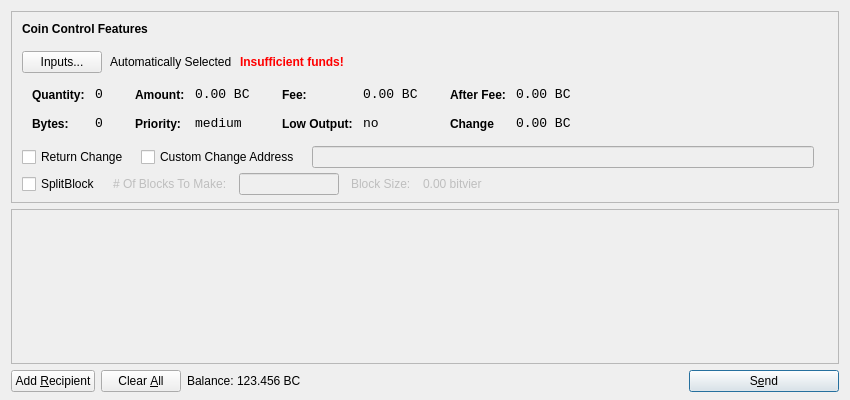
<?xml version="1.0" encoding="UTF-8"?>
<ui version="4.0">
 <class>SendCoinsDialog</class>
 <widget class="QDialog" name="SendCoinsDialog">
  <property name="geometry">
   <rect>
    <x>0</x>
    <y>0</y>
    <width>850</width>
    <height>400</height>
   </rect>
  </property>
  <property name="windowTitle">
   <string>Send Coins</string>
  </property>
  <layout class="QVBoxLayout" name="verticalLayout" stretch="0,1,0">
   <property name="bottomMargin">
    <number>8</number>
   </property>
   <item>
    <widget class="QFrame" name="frameCoinControl">
     <property name="sizePolicy">
      <sizepolicy hsizetype="Expanding" vsizetype="Expanding">
       <horstretch>0</horstretch>
       <verstretch>0</verstretch>
      </sizepolicy>
     </property>
     <property name="maximumSize">
      <size>
       <width>16777215</width>
       <height>16777215</height>
      </size>
     </property>
     <property name="frameShape">
      <enum>QFrame::StyledPanel</enum>
     </property>
     <property name="frameShadow">
      <enum>QFrame::Sunken</enum>
     </property>
     <layout class="QVBoxLayout" name="verticalLayoutCoinControl2">
      <property name="spacing">
       <number>-1</number>
      </property>
      <property name="leftMargin">
       <number>0</number>
      </property>
      <property name="topMargin">
       <number>0</number>
      </property>
      <property name="rightMargin">
       <number>0</number>
      </property>
      <property name="bottomMargin">
       <number>6</number>
      </property>
      <item>
       <layout class="QVBoxLayout" name="verticalLayoutCoinControl" stretch="0,0,0,0,1">
        <property name="spacing">
         <number>0</number>
        </property>
        <property name="leftMargin">
         <number>10</number>
        </property>
        <property name="topMargin">
         <number>10</number>
        </property>
        <item>
         <layout class="QHBoxLayout" name="horizontalLayoutCoinControl1">
          <property name="bottomMargin">
           <number>15</number>
          </property>
          <item>
           <widget class="QLabel" name="labelCoinControlFeatures">
            <property name="sizePolicy">
             <sizepolicy hsizetype="Preferred" vsizetype="Maximum">
              <horstretch>0</horstretch>
              <verstretch>0</verstretch>
             </sizepolicy>
            </property>
            <property name="font">
             <font>
              <weight>75</weight>
              <bold>true</bold>
             </font>
            </property>
            <property name="styleSheet">
             <string notr="true">font-weight:bold;</string>
            </property>
            <property name="text">
             <string>Coin Control Features</string>
            </property>
           </widget>
          </item>
         </layout>
        </item>
        <item>
         <layout class="QHBoxLayout" name="horizontalLayoutCoinControl2" stretch="0,0,0,0">
          <property name="spacing">
           <number>8</number>
          </property>
          <property name="bottomMargin">
           <number>10</number>
          </property>
          <item>
           <widget class="QPushButton" name="pushButtonCoinControl">
            <property name="styleSheet">
             <string notr="true"/>
            </property>
            <property name="text">
             <string>Inputs...</string>
            </property>
           </widget>
          </item>
          <item>
           <widget class="QLabel" name="labelCoinControlAutomaticallySelected">
            <property name="text">
             <string>Automatically Selected</string>
            </property>
            <property name="margin">
             <number>5</number>
            </property>
           </widget>
          </item>
          <item>
           <widget class="QLabel" name="labelCoinControlInsuffFunds">
            <property name="font">
             <font>
              <weight>75</weight>
              <bold>true</bold>
             </font>
            </property>
            <property name="styleSheet">
             <string notr="true">color:red;font-weight:bold;</string>
            </property>
            <property name="text">
             <string>Insufficient funds!</string>
            </property>
            <property name="margin">
             <number>5</number>
            </property>
           </widget>
          </item>
          <item>
           <spacer name="horizontalSpacerCoinControl">
            <property name="orientation">
             <enum>Qt::Horizontal</enum>
            </property>
            <property name="sizeHint" stdset="0">
             <size>
              <width>40</width>
              <height>1</height>
             </size>
            </property>
           </spacer>
          </item>
         </layout>
        </item>
        <item>
         <widget class="QWidget" name="widgetCoinControl" native="true">
          <property name="sizePolicy">
           <sizepolicy hsizetype="Preferred" vsizetype="Preferred">
            <horstretch>0</horstretch>
            <verstretch>0</verstretch>
           </sizepolicy>
          </property>
          <property name="minimumSize">
           <size>
            <width>0</width>
            <height>0</height>
           </size>
          </property>
          <property name="styleSheet">
           <string notr="true"/>
          </property>
          <layout class="QHBoxLayout" name="horizontalLayoutCoinControl5">
           <property name="margin">
            <number>0</number>
           </property>
           <item>
            <layout class="QHBoxLayout" name="horizontalLayoutCoinControl3" stretch="0,0,0,1">
             <property name="spacing">
              <number>20</number>
             </property>
             <property name="topMargin">
              <number>0</number>
             </property>
             <property name="bottomMargin">
              <number>10</number>
             </property>
             <item>
              <layout class="QFormLayout" name="formLayoutCoinControl1">
               <property name="horizontalSpacing">
                <number>10</number>
               </property>
               <property name="verticalSpacing">
                <number>14</number>
               </property>
               <property name="leftMargin">
                <number>10</number>
               </property>
               <property name="topMargin">
                <number>4</number>
               </property>
               <property name="rightMargin">
                <number>6</number>
               </property>
               <item row="0" column="0">
                <widget class="QLabel" name="labelCoinControlQuantityText">
                 <property name="styleSheet">
                  <string notr="true">font-weight:bold;</string>
                 </property>
                 <property name="text">
                  <string>Quantity:</string>
                 </property>
                 <property name="margin">
                  <number>0</number>
                 </property>
                </widget>
               </item>
               <item row="0" column="1">
                <widget class="QLabel" name="labelCoinControlQuantity">
                 <property name="font">
                  <font>
                   <family>Monospace</family>
                   <pointsize>10</pointsize>
                  </font>
                 </property>
                 <property name="cursor">
                  <cursorShape>IBeamCursor</cursorShape>
                 </property>
                 <property name="contextMenuPolicy">
                  <enum>Qt::ActionsContextMenu</enum>
                 </property>
                 <property name="text">
                  <string>0</string>
                 </property>
                 <property name="margin">
                  <number>0</number>
                 </property>
                 <property name="textInteractionFlags">
                  <set>Qt::LinksAccessibleByMouse|Qt::TextSelectableByKeyboard|Qt::TextSelectableByMouse</set>
                 </property>
                </widget>
               </item>
               <item row="1" column="0">
                <widget class="QLabel" name="labelCoinControlBytesText">
                 <property name="styleSheet">
                  <string notr="true">font-weight:bold;</string>
                 </property>
                 <property name="text">
                  <string>Bytes:</string>
                 </property>
                </widget>
               </item>
               <item row="1" column="1">
                <widget class="QLabel" name="labelCoinControlBytes">
                 <property name="font">
                  <font>
                   <family>Monospace</family>
                   <pointsize>10</pointsize>
                  </font>
                 </property>
                 <property name="cursor">
                  <cursorShape>IBeamCursor</cursorShape>
                 </property>
                 <property name="contextMenuPolicy">
                  <enum>Qt::ActionsContextMenu</enum>
                 </property>
                 <property name="text">
                  <string>0</string>
                 </property>
                 <property name="textInteractionFlags">
                  <set>Qt::LinksAccessibleByMouse|Qt::TextSelectableByKeyboard|Qt::TextSelectableByMouse</set>
                 </property>
                </widget>
               </item>
              </layout>
             </item>
             <item>
              <layout class="QFormLayout" name="formLayoutCoinControl2">
               <property name="horizontalSpacing">
                <number>10</number>
               </property>
               <property name="verticalSpacing">
                <number>14</number>
               </property>
               <property name="leftMargin">
                <number>6</number>
               </property>
               <property name="topMargin">
                <number>4</number>
               </property>
               <property name="rightMargin">
                <number>6</number>
               </property>
               <item row="0" column="0">
                <widget class="QLabel" name="labelCoinControlAmountText">
                 <property name="styleSheet">
                  <string notr="true">font-weight:bold;</string>
                 </property>
                 <property name="text">
                  <string>Amount:</string>
                 </property>
                 <property name="margin">
                  <number>0</number>
                 </property>
                </widget>
               </item>
               <item row="0" column="1">
                <widget class="QLabel" name="labelCoinControlAmount">
                 <property name="font">
                  <font>
                   <family>Monospace</family>
                   <pointsize>10</pointsize>
                  </font>
                 </property>
                 <property name="cursor">
                  <cursorShape>IBeamCursor</cursorShape>
                 </property>
                 <property name="contextMenuPolicy">
                  <enum>Qt::ActionsContextMenu</enum>
                 </property>
                 <property name="text">
                  <string>0.00 BC</string>
                 </property>
                 <property name="textInteractionFlags">
                  <set>Qt::LinksAccessibleByMouse|Qt::TextSelectableByKeyboard|Qt::TextSelectableByMouse</set>
                 </property>
                </widget>
               </item>
               <item row="1" column="0">
                <widget class="QLabel" name="labelCoinControlPriorityText">
                 <property name="styleSheet">
                  <string notr="true">font-weight:bold;</string>
                 </property>
                 <property name="text">
                  <string>Priority:</string>
                 </property>
                </widget>
               </item>
               <item row="1" column="1">
                <widget class="QLabel" name="labelCoinControlPriority">
                 <property name="font">
                  <font>
                   <family>Monospace</family>
                   <pointsize>10</pointsize>
                  </font>
                 </property>
                 <property name="cursor">
                  <cursorShape>IBeamCursor</cursorShape>
                 </property>
                 <property name="contextMenuPolicy">
                  <enum>Qt::ActionsContextMenu</enum>
                 </property>
                 <property name="text">
                  <string>medium</string>
                 </property>
                 <property name="textInteractionFlags">
                  <set>Qt::LinksAccessibleByMouse|Qt::TextSelectableByKeyboard|Qt::TextSelectableByMouse</set>
                 </property>
                </widget>
               </item>
              </layout>
             </item>
             <item>
              <layout class="QFormLayout" name="formLayoutCoinControl3">
               <property name="horizontalSpacing">
                <number>10</number>
               </property>
               <property name="verticalSpacing">
                <number>14</number>
               </property>
               <property name="leftMargin">
                <number>6</number>
               </property>
               <property name="topMargin">
                <number>4</number>
               </property>
               <property name="rightMargin">
                <number>6</number>
               </property>
               <item row="0" column="0">
                <widget class="QLabel" name="labelCoinControlFeeText">
                 <property name="styleSheet">
                  <string notr="true">font-weight:bold;</string>
                 </property>
                 <property name="text">
                  <string>Fee:</string>
                 </property>
                 <property name="margin">
                  <number>0</number>
                 </property>
                </widget>
               </item>
               <item row="0" column="1">
                <widget class="QLabel" name="labelCoinControlFee">
                 <property name="font">
                  <font>
                   <family>Monospace</family>
                   <pointsize>10</pointsize>
                  </font>
                 </property>
                 <property name="cursor">
                  <cursorShape>IBeamCursor</cursorShape>
                 </property>
                 <property name="contextMenuPolicy">
                  <enum>Qt::ActionsContextMenu</enum>
                 </property>
                 <property name="text">
                  <string>0.00 BC</string>
                 </property>
                 <property name="textInteractionFlags">
                  <set>Qt::LinksAccessibleByMouse|Qt::TextSelectableByKeyboard|Qt::TextSelectableByMouse</set>
                 </property>
                </widget>
               </item>
               <item row="1" column="0">
                <widget class="QLabel" name="labelCoinControlLowOutputText">
                 <property name="styleSheet">
                  <string notr="true">font-weight:bold;</string>
                 </property>
                 <property name="text">
                  <string>Low Output:</string>
                 </property>
                </widget>
               </item>
               <item row="1" column="1">
                <widget class="QLabel" name="labelCoinControlLowOutput">
                 <property name="font">
                  <font>
                   <family>Monospace</family>
                   <pointsize>10</pointsize>
                  </font>
                 </property>
                 <property name="cursor">
                  <cursorShape>IBeamCursor</cursorShape>
                 </property>
                 <property name="contextMenuPolicy">
                  <enum>Qt::ActionsContextMenu</enum>
                 </property>
                 <property name="text">
                  <string>no</string>
                 </property>
                 <property name="textInteractionFlags">
                  <set>Qt::LinksAccessibleByMouse|Qt::TextSelectableByKeyboard|Qt::TextSelectableByMouse</set>
                 </property>
                </widget>
               </item>
              </layout>
             </item>
             <item>
              <layout class="QFormLayout" name="formLayoutCoinControl4">
			   <property name="fieldGrowthPolicy"> 
                <enum>QFormLayout::AllNonFixedFieldsGrow</enum> 
               </property>
               <property name="horizontalSpacing">
                <number>10</number>
               </property>
               <property name="verticalSpacing">
                <number>14</number>
               </property>
               <property name="leftMargin">
                <number>6</number>
               </property>
               <property name="topMargin">
                <number>4</number>
               </property>
               <property name="rightMargin">
                <number>6</number>
               </property>
               <item row="0" column="0">
                <widget class="QLabel" name="labelCoinControlAfterFeeText">
                 <property name="styleSheet">
                  <string notr="true">font-weight:bold;</string>
                 </property>
                 <property name="text">
                  <string>After Fee:</string>
                 </property>
                 <property name="margin">
                  <number>0</number>
                 </property>
                </widget>
               </item>
               <item row="0" column="1">
                <widget class="QLabel" name="labelCoinControlAfterFee">
                 <property name="font">
                  <font>
                   <family>Monospace</family>
                   <pointsize>10</pointsize>
                  </font>
                 </property>
                 <property name="cursor">
                  <cursorShape>IBeamCursor</cursorShape>
                 </property>
                 <property name="contextMenuPolicy">
                  <enum>Qt::ActionsContextMenu</enum>
                 </property>
                 <property name="text">
                  <string>0.00 BC</string>
                 </property>
                 <property name="textInteractionFlags">
                  <set>Qt::LinksAccessibleByMouse|Qt::TextSelectableByKeyboard|Qt::TextSelectableByMouse</set>
                 </property>
                </widget>
               </item>
               <item row="1" column="0">
                <widget class="QLabel" name="labelCoinControlChangeText">
                 <property name="styleSheet">
                  <string notr="true">font-weight:bold;</string>
                 </property>
                 <property name="text">
                  <string>Change</string>
                 </property>
                </widget>
               </item>
               <item row="1" column="1">
                <widget class="QLabel" name="labelCoinControlChange">
                 <property name="font">
                  <font>
                   <family>Monospace</family>
                   <pointsize>10</pointsize>
                  </font>
                 </property>
                 <property name="cursor">
                  <cursorShape>IBeamCursor</cursorShape>
                 </property>
                 <property name="contextMenuPolicy">
                  <enum>Qt::ActionsContextMenu</enum>
                 </property>
                 <property name="text">
                  <string>0.00 BC</string>
                 </property>
                 <property name="textInteractionFlags">
                  <set>Qt::LinksAccessibleByMouse|Qt::TextSelectableByKeyboard|Qt::TextSelectableByMouse</set>
                 </property>
                </widget>
               </item>
              </layout>
             </item>
            </layout>
           </item>
          </layout>
         </widget>
        </item>
        <item>
         <layout class="QHBoxLayout" name="horizontalLayoutCoinControl4" stretch="0,0,0,0">
          <property name="spacing">
           <number>12</number>
          </property>
          <property name="sizeConstraint">
           <enum>QLayout::SetDefaultConstraint</enum>
          </property>
          <property name="topMargin">
           <number>5</number>
          </property>
          <property name="rightMargin">
           <number>5</number>
          </property>
          <item>
		  <widget class="QCheckBox" name="returnChangeCheckBox">
 		  <property name="text">
 		  <string>Return Change</string>
 		  </property>
		  </widget>
 		  </item>
 		  <item>		  
           <widget class="QCheckBox" name="checkBoxCoinControlChange">
            <property name="text">
             <string>Custom Change Address</string>
            </property>
           </widget>
          </item>
          <item>
           <widget class="QLineEdit" name="lineEditCoinControlChange">
            <property name="enabled">
             <bool>false</bool>
            </property>
            <property name="sizePolicy">
             <sizepolicy hsizetype="Expanding" vsizetype="Fixed">
              <horstretch>0</horstretch>
              <verstretch>0</verstretch>
             </sizepolicy>
            </property>
           </widget>
          </item>
          <item>
           <widget class="QLabel" name="labelCoinControlChangeLabel">
            <property name="sizePolicy">
             <sizepolicy hsizetype="Preferred" vsizetype="Expanding">
              <horstretch>0</horstretch>
              <verstretch>0</verstretch>
             </sizepolicy>
            </property>
            <property name="minimumSize">
             <size>
              <width>0</width>
              <height>0</height>
             </size>
            </property>
            <property name="text">
             <string/>
            </property>
            <property name="margin">
             <number>3</number>
            </property>
           </widget>
          </item>
         </layout>
        </item>
        <item>
         <layout class="QHBoxLayout" name="horizontalLayoutCoinControl4a" stretch="0,0,0,0">
          <property name="alignment" >
         <set>Qt::AlignLeft</set>
          </property>
          <property name="spacing">
           <number>12</number>
          </property>
          <property name="sizeConstraint">
           <enum>QLayout::SetDefaultConstraint</enum>
          </property>
          <property name="topMargin">
           <number>5</number>
          </property>
          <property name="rightMargin">
           <number>5</number>
          </property>
           <item> 
           <widget class="QCheckBox" name="splitBlockCheckBox"> 
            <property name="text"> 
             <string>SplitBlock</string> 
            </property> 
           </widget> 
          </item> 
          <item> 
           <widget class="QLabel" name="labelBlocksToMakeText"> 
            <property name="enabled"> 
             <bool>false</bool> 
            </property> 
            <property name="text"> 
             <string># Of Blocks To Make:</string> 
            </property> 
           </widget> 
          </item>
          <item> 
           <widget class="QLineEdit" name="splitBlockLineEdit"> 
            <property name="enabled"> 
             <bool>false</bool> 
            </property> 
            <property name="sizePolicy"> 
             <sizepolicy hsizetype="Fixed" vsizetype="Fixed"> 
              <horstretch>0</horstretch> 
              <verstretch>0</verstretch> 
             </sizepolicy> 
            </property> 
            <property name="maximumSize"> 
             <size> 
              <width>100</width> 
              <height>16777215</height> 
             </size> 
            </property> 
           </widget> 
          </item> 
          <item> 
           <widget class="QLabel" name="labelBlockSizeText"> 
            <property name="enabled"> 
             <bool>false</bool> 
            </property> 
            <property name="text"> 
             <string>Block Size:</string> 
            </property> 
           </widget> 
          </item> 
          <item> 
           <widget class="QLabel" name="labelBlockSize"> 
            <property name="enabled"> 
             <bool>false</bool> 
            </property> 
            <property name="text"> 
             <string>0.00 bitvier</string> 
            </property>
           </widget> 
           </item>
         </layout>
        </item>
        <item>		
         <spacer name="verticalSpacerCoinControl">
          <property name="orientation">
           <enum>Qt::Vertical</enum>
          </property>
          <property name="sizeHint" stdset="0">
           <size>
            <width>800</width>
            <height>1</height>
           </size>
          </property>
         </spacer>
        </item>
       </layout>
      </item>
     </layout>
    </widget>
   </item>
   <item>
    <widget class="QScrollArea" name="scrollArea">
     <property name="widgetResizable">
      <bool>true</bool>
     </property>
     <widget class="QWidget" name="scrollAreaWidgetContents">
      <property name="geometry">
       <rect>
        <x>0</x>
        <y>0</y>
        <width>830</width>
		<height>172</height>
       </rect>
      </property>
      <layout class="QVBoxLayout" name="verticalLayout_2">
       <property name="margin">
        <number>0</number>
       </property>
       <item>
        <layout class="QVBoxLayout" name="entries">
         <property name="spacing">
          <number>6</number>
         </property>
        </layout>
       </item>
       <item>
        <spacer name="verticalSpacer">
         <property name="orientation">
          <enum>Qt::Vertical</enum>
         </property>
         <property name="sizeHint" stdset="0">
          <size>
           <width>20</width>
           <height>40</height>
          </size>
         </property>
        </spacer>
       </item>
      </layout>
     </widget>
    </widget>
   </item>
   <item>
    <layout class="QHBoxLayout" name="horizontalLayout">
     <item>
      <widget class="QPushButton" name="addButton">
       <property name="toolTip">
        <string>Send to multiple recipients at once</string>
       </property>
       <property name="text">
        <string>Add &amp;Recipient</string>
       </property>
       <property name="icon">
        <iconset resource="../bitcoin.qrc">
         <normaloff>:/icons/add</normaloff>:/icons/add</iconset>
       </property>
       <property name="autoDefault">
        <bool>false</bool>
       </property>
      </widget>
     </item>
     <item>
      <widget class="QPushButton" name="clearButton">
       <property name="sizePolicy">
        <sizepolicy hsizetype="Minimum" vsizetype="Fixed">
         <horstretch>0</horstretch>
         <verstretch>0</verstretch>
        </sizepolicy>
       </property>
       <property name="toolTip">
        <string>Remove all transaction fields</string>
       </property>
       <property name="text">
        <string>Clear &amp;All</string>
       </property>
       <property name="icon">
        <iconset resource="../bitcoin.qrc">
         <normaloff>:/icons/remove</normaloff>:/icons/remove</iconset>
       </property>
       <property name="autoRepeatDelay">
        <number>300</number>
       </property>
       <property name="autoDefault">
        <bool>false</bool>
       </property>
      </widget>
     </item>
     <item>
      <layout class="QHBoxLayout" name="horizontalLayout_2">
       <property name="spacing">
        <number>3</number>
       </property>
       <item>
        <widget class="QLabel" name="label">
         <property name="sizePolicy">
          <sizepolicy hsizetype="Preferred" vsizetype="Fixed">
           <horstretch>0</horstretch>
           <verstretch>0</verstretch>
          </sizepolicy>
         </property>
         <property name="text">
          <string>Balance:</string>
         </property>
        </widget>
       </item>
       <item>
        <widget class="QLabel" name="labelBalance">
         <property name="sizePolicy">
          <sizepolicy hsizetype="Preferred" vsizetype="Fixed">
           <horstretch>0</horstretch>
           <verstretch>0</verstretch>
          </sizepolicy>
         </property>
         <property name="cursor">
          <cursorShape>IBeamCursor</cursorShape>
         </property>
         <property name="text">
          <string>123.456 BC</string>
         </property>
         <property name="textInteractionFlags">
          <set>Qt::LinksAccessibleByMouse|Qt::TextSelectableByKeyboard|Qt::TextSelectableByMouse</set>
         </property>
        </widget>
       </item>
      </layout>
     </item>
     <item>
      <spacer name="horizontalSpacer">
       <property name="orientation">
        <enum>Qt::Horizontal</enum>
       </property>
       <property name="sizeHint" stdset="0">
        <size>
         <width>40</width>
         <height>20</height>
        </size>
       </property>
      </spacer>
     </item>
     <item>
      <widget class="QPushButton" name="sendButton">
       <property name="minimumSize">
        <size>
         <width>150</width>
         <height>0</height>
        </size>
       </property>
       <property name="toolTip">
        <string>Confirm the send action</string>
       </property>
       <property name="text">
        <string>S&amp;end</string>
       </property>
       <property name="icon">
        <iconset resource="../bitcoin.qrc">
         <normaloff>:/icons/send</normaloff>:/icons/send</iconset>
       </property>
       <property name="default">
        <bool>true</bool>
       </property>
      </widget>
     </item>
    </layout>
   </item>
  </layout>
 </widget>
 <resources>
  <include location="../bitcoin.qrc"/>
 </resources>
 <connections/>
</ui>
